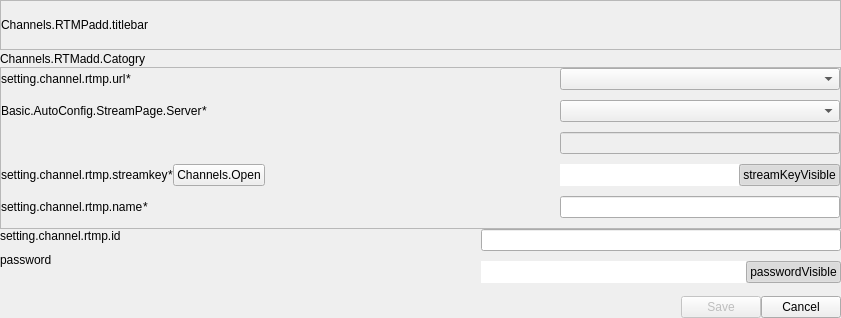
<?xml version="1.0" encoding="UTF-8"?>
<ui version="4.0">
 <class>RtmpChannelView</class>
 <widget class="QWidget" name="RtmpChannelView">
  <property name="geometry">
   <rect>
    <x>0</x>
    <y>0</y>
    <width>841</width>
    <height>318</height>
   </rect>
  </property>
  <property name="windowTitle">
   <string>Dialog</string>
  </property>
  <layout class="QVBoxLayout" name="verticalLayout">
   <property name="spacing">
    <number>0</number>
   </property>
   <property name="leftMargin">
    <number>0</number>
   </property>
   <property name="topMargin">
    <number>0</number>
   </property>
   <property name="rightMargin">
    <number>0</number>
   </property>
   <property name="bottomMargin">
    <number>0</number>
   </property>
   <item>
    <widget class="QFrame" name="MenuFrame">
     <property name="minimumSize">
      <size>
       <width>0</width>
       <height>50</height>
      </size>
     </property>
     <property name="frameShape">
      <enum>QFrame::StyledPanel</enum>
     </property>
     <property name="frameShadow">
      <enum>QFrame::Raised</enum>
     </property>
     <layout class="QHBoxLayout" name="horizontalLayout_6">
      <property name="spacing">
       <number>0</number>
      </property>
      <property name="leftMargin">
       <number>0</number>
      </property>
      <property name="topMargin">
       <number>0</number>
      </property>
      <property name="rightMargin">
       <number>0</number>
      </property>
      <property name="bottomMargin">
       <number>0</number>
      </property>
      <item>
       <widget class="QLabel" name="TitleLabel">
        <property name="text">
         <string>Channels.RTMPadd.titlebar</string>
        </property>
       </widget>
      </item>
      <item>
       <spacer name="horizontalSpacer_3">
        <property name="orientation">
         <enum>Qt::Horizontal</enum>
        </property>
        <property name="sizeHint" stdset="0">
         <size>
          <width>0</width>
          <height>20</height>
         </size>
        </property>
       </spacer>
      </item>
     </layout>
    </widget>
   </item>
   <item>
    <widget class="QFrame" name="CategoryFrame">
     <property name="sizePolicy">
      <sizepolicy hsizetype="Preferred" vsizetype="Maximum">
       <horstretch>0</horstretch>
       <verstretch>0</verstretch>
      </sizepolicy>
     </property>
     <layout class="QHBoxLayout" name="horizontalLayout_8">
      <property name="spacing">
       <number>0</number>
      </property>
      <property name="leftMargin">
       <number>0</number>
      </property>
      <property name="topMargin">
       <number>0</number>
      </property>
      <property name="rightMargin">
       <number>0</number>
      </property>
      <property name="bottomMargin">
       <number>0</number>
      </property>
      <item>
       <widget class="QLabel" name="CategoryLabel">
        <property name="sizePolicy">
         <sizepolicy hsizetype="Preferred" vsizetype="Expanding">
          <horstretch>0</horstretch>
          <verstretch>0</verstretch>
         </sizepolicy>
        </property>
        <property name="text">
         <string>Channels.RTMadd.Catogry</string>
        </property>
        <property name="alignment">
         <set>Qt::AlignLeading|Qt::AlignLeft|Qt::AlignVCenter</set>
        </property>
       </widget>
      </item>
      <item>
       <spacer name="horizontalSpacer_4">
        <property name="orientation">
         <enum>Qt::Horizontal</enum>
        </property>
        <property name="sizeHint" stdset="0">
         <size>
          <width>0</width>
          <height>17</height>
         </size>
        </property>
       </spacer>
      </item>
     </layout>
    </widget>
   </item>
   <item alignment="Qt::AlignTop">
    <widget class="QFrame" name="frame_2">
     <property name="frameShape">
      <enum>QFrame::StyledPanel</enum>
     </property>
     <property name="frameShadow">
      <enum>QFrame::Raised</enum>
     </property>
     <layout class="QGridLayout" name="gridLayout_2">
      <property name="leftMargin">
       <number>0</number>
      </property>
      <property name="topMargin">
       <number>0</number>
      </property>
      <property name="rightMargin">
       <number>0</number>
      </property>
      <property name="bottomMargin">
       <number>10</number>
      </property>
      <property name="spacing">
       <number>0</number>
      </property>
      <item row="0" column="0">
       <layout class="QGridLayout" name="gridLayout">
        <property name="topMargin">
         <number>0</number>
        </property>
        <property name="bottomMargin">
         <number>0</number>
        </property>
        <property name="horizontalSpacing">
         <number>0</number>
        </property>
        <property name="verticalSpacing">
         <number>10</number>
        </property>
        <item row="3" column="0">
         <widget class="QFrame" name="StreamKeyFrame">
          <layout class="QHBoxLayout" name="horizontalLayout_3">
           <property name="spacing">
            <number>0</number>
           </property>
           <property name="sizeConstraint">
            <enum>QLayout::SetMaximumSize</enum>
           </property>
           <property name="leftMargin">
            <number>0</number>
           </property>
           <property name="topMargin">
            <number>0</number>
           </property>
           <property name="rightMargin">
            <number>0</number>
           </property>
           <property name="bottomMargin">
            <number>0</number>
           </property>
           <item>
            <widget class="QLabel" name="StreamKeyLabel">
             <property name="sizePolicy">
              <sizepolicy hsizetype="Expanding" vsizetype="Fixed">
               <horstretch>0</horstretch>
               <verstretch>0</verstretch>
              </sizepolicy>
             </property>
             <property name="text">
              <string>setting.channel.rtmp.streamkey</string>
             </property>
             <property name="alignment">
              <set>Qt::AlignLeading|Qt::AlignLeft|Qt::AlignVCenter</set>
             </property>
            </widget>
           </item>
           <item alignment="Qt::AlignHCenter|Qt::AlignVCenter">
            <widget class="QLabel" name="MustBeLabelStreamKey">
             <property name="sizePolicy">
              <sizepolicy hsizetype="Maximum" vsizetype="Fixed">
               <horstretch>0</horstretch>
               <verstretch>0</verstretch>
              </sizepolicy>
             </property>
             <property name="text">
              <string>*</string>
             </property>
             <property name="alignment">
              <set>Qt::AlignCenter</set>
             </property>
            </widget>
           </item>
           <item>
            <widget class="QPushButton" name="OpenLink">
             <property name="sizePolicy">
              <sizepolicy hsizetype="Maximum" vsizetype="Expanding">
               <horstretch>0</horstretch>
               <verstretch>0</verstretch>
              </sizepolicy>
             </property>
             <property name="focusPolicy">
              <enum>Qt::NoFocus</enum>
             </property>
             <property name="text">
              <string>Channels.Open</string>
             </property>
             <property name="autoDefault">
              <bool>false</bool>
             </property>
            </widget>
           </item>
           <item>
            <spacer name="horizontalSpacer_5">
             <property name="orientation">
              <enum>Qt::Horizontal</enum>
             </property>
             <property name="sizeHint" stdset="0">
              <size>
               <width>0</width>
               <height>0</height>
              </size>
             </property>
            </spacer>
           </item>
          </layout>
         </widget>
        </item>
        <item row="3" column="2">
         <widget class="QFrame" name="StreamKeyComplexEditor">
          <property name="focusPolicy">
           <enum>Qt::NoFocus</enum>
          </property>
          <property name="isFocus" stdset="0">
           <bool>false</bool>
          </property>
          <layout class="QHBoxLayout" name="horizontalLayout_5">
           <property name="spacing">
            <number>0</number>
           </property>
           <property name="leftMargin">
            <number>0</number>
           </property>
           <property name="topMargin">
            <number>0</number>
           </property>
           <property name="rightMargin">
            <number>0</number>
           </property>
           <property name="bottomMargin">
            <number>0</number>
           </property>
           <item>
            <widget class="PLSLineEdit" name="StreamKeyEdit">
             <property name="sizePolicy">
              <sizepolicy hsizetype="Expanding" vsizetype="Expanding">
               <horstretch>0</horstretch>
               <verstretch>0</verstretch>
              </sizepolicy>
             </property>
             <property name="focusPolicy">
              <enum>Qt::StrongFocus</enum>
             </property>
             <property name="frame">
              <bool>false</bool>
             </property>
             <property name="echoMode">
              <enum>QLineEdit::Password</enum>
             </property>
            </widget>
           </item>
           <item>
            <widget class="QPushButton" name="StreamKeyVisible">
             <property name="sizePolicy">
              <sizepolicy hsizetype="Preferred" vsizetype="Expanding">
               <horstretch>0</horstretch>
               <verstretch>0</verstretch>
              </sizepolicy>
             </property>
             <property name="focusPolicy">
              <enum>Qt::NoFocus</enum>
             </property>
             <property name="text">
              <string>streamKeyVisible</string>
             </property>
             <property name="checkable">
              <bool>true</bool>
             </property>
             <property name="checked">
              <bool>true</bool>
             </property>
             <property name="autoDefault">
              <bool>false</bool>
             </property>
            </widget>
           </item>
          </layout>
         </widget>
        </item>
        <item row="2" column="2">
         <widget class="PLSLineEdit" name="RTMPUrlEdit">
          <property name="enabled">
           <bool>false</bool>
          </property>
          <property name="sizePolicy">
           <sizepolicy hsizetype="Expanding" vsizetype="Expanding">
            <horstretch>0</horstretch>
            <verstretch>0</verstretch>
           </sizepolicy>
          </property>
          <property name="maxLength">
           <number>1000</number>
          </property>
         </widget>
        </item>
        <item row="0" column="0">
         <widget class="QFrame" name="URLFrame">
          <layout class="QHBoxLayout" name="horizontalLayout_2">
           <property name="spacing">
            <number>0</number>
           </property>
           <property name="leftMargin">
            <number>0</number>
           </property>
           <property name="topMargin">
            <number>0</number>
           </property>
           <property name="rightMargin">
            <number>0</number>
           </property>
           <property name="bottomMargin">
            <number>0</number>
           </property>
           <item>
            <widget class="QLabel" name="PlatformLabel">
             <property name="sizePolicy">
              <sizepolicy hsizetype="Preferred" vsizetype="Expanding">
               <horstretch>0</horstretch>
               <verstretch>0</verstretch>
              </sizepolicy>
             </property>
             <property name="text">
              <string>setting.channel.rtmp.url</string>
             </property>
            </widget>
           </item>
           <item alignment="Qt::AlignHCenter|Qt::AlignVCenter">
            <widget class="QLabel" name="MustBeLabel">
             <property name="text">
              <string>*</string>
             </property>
             <property name="alignment">
              <set>Qt::AlignCenter</set>
             </property>
            </widget>
           </item>
           <item>
            <spacer name="horizontalSpacer_6">
             <property name="orientation">
              <enum>Qt::Horizontal</enum>
             </property>
             <property name="sizeHint" stdset="0">
              <size>
               <width>0</width>
               <height>20</height>
              </size>
             </property>
            </spacer>
           </item>
          </layout>
         </widget>
        </item>
        <item row="4" column="2">
         <widget class="PLSLineEdit" name="NameEdit">
          <property name="sizePolicy">
           <sizepolicy hsizetype="Expanding" vsizetype="Expanding">
            <horstretch>0</horstretch>
            <verstretch>0</verstretch>
           </sizepolicy>
          </property>
          <property name="maxLength">
           <number>20</number>
          </property>
         </widget>
        </item>
        <item row="0" column="2">
         <widget class="PLSComboBox" name="PlatformCombbox">
          <property name="sizePolicy">
           <sizepolicy hsizetype="Expanding" vsizetype="Expanding">
            <horstretch>0</horstretch>
            <verstretch>0</verstretch>
           </sizepolicy>
          </property>
          <property name="iconSize">
           <size>
            <width>32</width>
            <height>32</height>
           </size>
          </property>
         </widget>
        </item>
        <item row="2" column="0">
         <spacer name="horizontalSpacer_2">
          <property name="orientation">
           <enum>Qt::Horizontal</enum>
          </property>
          <property name="sizeHint" stdset="0">
           <size>
            <width>0</width>
            <height>20</height>
           </size>
          </property>
         </spacer>
        </item>
        <item row="0" column="1" rowspan="3">
         <spacer name="horizontalSpacer_9">
          <property name="orientation">
           <enum>Qt::Horizontal</enum>
          </property>
          <property name="sizeHint" stdset="0">
           <size>
            <width>0</width>
            <height>20</height>
           </size>
          </property>
         </spacer>
        </item>
        <item row="4" column="0">
         <widget class="QFrame" name="NameFrame">
          <layout class="QHBoxLayout" name="horizontalLayout_7">
           <property name="spacing">
            <number>0</number>
           </property>
           <property name="leftMargin">
            <number>0</number>
           </property>
           <property name="topMargin">
            <number>0</number>
           </property>
           <property name="rightMargin">
            <number>0</number>
           </property>
           <property name="bottomMargin">
            <number>0</number>
           </property>
           <item alignment="Qt::AlignLeft">
            <widget class="QLabel" name="NameLabel">
             <property name="sizePolicy">
              <sizepolicy hsizetype="Preferred" vsizetype="Expanding">
               <horstretch>0</horstretch>
               <verstretch>0</verstretch>
              </sizepolicy>
             </property>
             <property name="text">
              <string>setting.channel.rtmp.name</string>
             </property>
            </widget>
           </item>
           <item alignment="Qt::AlignHCenter|Qt::AlignVCenter">
            <widget class="QLabel" name="NameMustbeLabel">
             <property name="sizePolicy">
              <sizepolicy hsizetype="Maximum" vsizetype="Maximum">
               <horstretch>0</horstretch>
               <verstretch>0</verstretch>
              </sizepolicy>
             </property>
             <property name="text">
              <string>*</string>
             </property>
             <property name="alignment">
              <set>Qt::AlignCenter</set>
             </property>
            </widget>
           </item>
           <item>
            <spacer name="horizontalSpacer_7">
             <property name="orientation">
              <enum>Qt::Horizontal</enum>
             </property>
             <property name="sizeHint" stdset="0">
              <size>
               <width>0</width>
               <height>20</height>
              </size>
             </property>
            </spacer>
           </item>
          </layout>
         </widget>
        </item>
        <item row="1" column="0">
         <widget class="QFrame" name="ServerFrame">
          <property name="frameShape">
           <enum>QFrame::NoFrame</enum>
          </property>
          <property name="frameShadow">
           <enum>QFrame::Plain</enum>
          </property>
          <layout class="QHBoxLayout" name="horizontalLayout_10">
           <property name="spacing">
            <number>0</number>
           </property>
           <property name="leftMargin">
            <number>0</number>
           </property>
           <property name="topMargin">
            <number>0</number>
           </property>
           <property name="rightMargin">
            <number>0</number>
           </property>
           <property name="bottomMargin">
            <number>0</number>
           </property>
           <item>
            <widget class="QLabel" name="ServerLabel">
             <property name="text">
              <string>Basic.AutoConfig.StreamPage.Server</string>
             </property>
            </widget>
           </item>
           <item>
            <widget class="QLabel" name="MustbeServer">
             <property name="text">
              <string>*</string>
             </property>
            </widget>
           </item>
           <item>
            <spacer name="horizontalSpacer_10">
             <property name="orientation">
              <enum>Qt::Horizontal</enum>
             </property>
             <property name="sizeHint" stdset="0">
              <size>
               <width>0</width>
               <height>20</height>
              </size>
             </property>
            </spacer>
           </item>
          </layout>
         </widget>
        </item>
        <item row="1" column="2">
         <widget class="PLSComboBox" name="ServerComboBox"/>
        </item>
       </layout>
      </item>
     </layout>
    </widget>
   </item>
   <item alignment="Qt::AlignTop">
    <widget class="QFrame" name="EditAreaFrame">
     <property name="sizePolicy">
      <sizepolicy hsizetype="Expanding" vsizetype="Expanding">
       <horstretch>1</horstretch>
       <verstretch>1</verstretch>
      </sizepolicy>
     </property>
     <property name="layoutDirection">
      <enum>Qt::LeftToRight</enum>
     </property>
     <layout class="QHBoxLayout" name="horizontalLayout_9">
      <property name="spacing">
       <number>0</number>
      </property>
      <property name="leftMargin">
       <number>0</number>
      </property>
      <property name="topMargin">
       <number>0</number>
      </property>
      <property name="rightMargin">
       <number>0</number>
      </property>
      <property name="bottomMargin">
       <number>0</number>
      </property>
      <item>
       <widget class="QFrame" name="LeftFrame">
        <property name="sizePolicy">
         <sizepolicy hsizetype="Maximum" vsizetype="Expanding">
          <horstretch>0</horstretch>
          <verstretch>0</verstretch>
         </sizepolicy>
        </property>
        <layout class="QVBoxLayout" name="verticalLayout_2">
         <property name="spacing">
          <number>10</number>
         </property>
         <property name="leftMargin">
          <number>0</number>
         </property>
         <property name="topMargin">
          <number>0</number>
         </property>
         <property name="rightMargin">
          <number>0</number>
         </property>
         <property name="bottomMargin">
          <number>0</number>
         </property>
         <item>
          <widget class="QLabel" name="UserIDLabel">
           <property name="sizePolicy">
            <sizepolicy hsizetype="Preferred" vsizetype="Expanding">
             <horstretch>0</horstretch>
             <verstretch>0</verstretch>
            </sizepolicy>
           </property>
           <property name="text">
            <string>setting.channel.rtmp.id</string>
           </property>
          </widget>
         </item>
         <item>
          <widget class="QLabel" name="UserPasswordLabel">
           <property name="sizePolicy">
            <sizepolicy hsizetype="Preferred" vsizetype="Expanding">
             <horstretch>0</horstretch>
             <verstretch>0</verstretch>
            </sizepolicy>
           </property>
           <property name="text">
            <string>password</string>
           </property>
          </widget>
         </item>
         <item>
          <spacer name="verticalSpacer">
           <property name="orientation">
            <enum>Qt::Vertical</enum>
           </property>
           <property name="sizeHint" stdset="0">
            <size>
             <width>20</width>
             <height>40</height>
            </size>
           </property>
          </spacer>
         </item>
        </layout>
       </widget>
      </item>
      <item>
       <spacer name="horizontalSpacer_8">
        <property name="orientation">
         <enum>Qt::Horizontal</enum>
        </property>
        <property name="sizeHint" stdset="0">
         <size>
          <width>0</width>
          <height>20</height>
         </size>
        </property>
       </spacer>
      </item>
      <item>
       <widget class="QFrame" name="RightFrame">
        <property name="sizePolicy">
         <sizepolicy hsizetype="Expanding" vsizetype="Expanding">
          <horstretch>0</horstretch>
          <verstretch>0</verstretch>
         </sizepolicy>
        </property>
        <layout class="QVBoxLayout" name="verticalLayout_3" stretch="1,1,0">
         <property name="spacing">
          <number>10</number>
         </property>
         <property name="leftMargin">
          <number>0</number>
         </property>
         <property name="topMargin">
          <number>0</number>
         </property>
         <property name="rightMargin">
          <number>0</number>
         </property>
         <property name="bottomMargin">
          <number>0</number>
         </property>
         <item>
          <widget class="PLSLineEdit" name="UserIDEdit">
           <property name="sizePolicy">
            <sizepolicy hsizetype="Expanding" vsizetype="Expanding">
             <horstretch>0</horstretch>
             <verstretch>0</verstretch>
            </sizepolicy>
           </property>
           <property name="maxLength">
            <number>100</number>
           </property>
          </widget>
         </item>
         <item>
          <widget class="QFrame" name="PasswordComplexEditor">
           <property name="focusPolicy">
            <enum>Qt::NoFocus</enum>
           </property>
           <property name="isFocus" stdset="0">
            <bool>false</bool>
           </property>
           <layout class="QHBoxLayout" name="horizontalLayout_4">
            <property name="spacing">
             <number>0</number>
            </property>
            <property name="leftMargin">
             <number>0</number>
            </property>
            <property name="topMargin">
             <number>0</number>
            </property>
            <property name="rightMargin">
             <number>0</number>
            </property>
            <property name="bottomMargin">
             <number>0</number>
            </property>
            <item>
             <widget class="PLSLineEdit" name="UserPasswordEdit">
              <property name="sizePolicy">
               <sizepolicy hsizetype="Expanding" vsizetype="Expanding">
                <horstretch>0</horstretch>
                <verstretch>0</verstretch>
               </sizepolicy>
              </property>
              <property name="focusPolicy">
               <enum>Qt::StrongFocus</enum>
              </property>
              <property name="frame">
               <bool>false</bool>
              </property>
              <property name="echoMode">
               <enum>QLineEdit::Password</enum>
              </property>
             </widget>
            </item>
            <item>
             <widget class="QPushButton" name="PasswordVisible">
              <property name="sizePolicy">
               <sizepolicy hsizetype="Preferred" vsizetype="Expanding">
                <horstretch>0</horstretch>
                <verstretch>0</verstretch>
               </sizepolicy>
              </property>
              <property name="focusPolicy">
               <enum>Qt::NoFocus</enum>
              </property>
              <property name="text">
               <string>passwordVisible</string>
              </property>
              <property name="checkable">
               <bool>true</bool>
              </property>
              <property name="checked">
               <bool>true</bool>
              </property>
              <property name="autoDefault">
               <bool>false</bool>
              </property>
             </widget>
            </item>
           </layout>
          </widget>
         </item>
         <item>
          <spacer name="verticalSpacer_2">
           <property name="orientation">
            <enum>Qt::Vertical</enum>
           </property>
           <property name="sizeHint" stdset="0">
            <size>
             <width>20</width>
             <height>40</height>
            </size>
           </property>
          </spacer>
         </item>
        </layout>
       </widget>
      </item>
     </layout>
    </widget>
   </item>
   <item>
    <widget class="QFrame" name="ButtonsFrame">
     <layout class="QHBoxLayout" name="horizontalLayout">
      <property name="spacing">
       <number>0</number>
      </property>
      <property name="leftMargin">
       <number>0</number>
      </property>
      <property name="topMargin">
       <number>0</number>
      </property>
      <property name="rightMargin">
       <number>0</number>
      </property>
      <property name="bottomMargin">
       <number>0</number>
      </property>
      <item>
       <spacer name="horizontalSpacer">
        <property name="orientation">
         <enum>Qt::Horizontal</enum>
        </property>
        <property name="sizeHint" stdset="0">
         <size>
          <width>0</width>
          <height>20</height>
         </size>
        </property>
       </spacer>
      </item>
      <item>
       <widget class="QPushButton" name="SaveBtn">
        <property name="enabled">
         <bool>false</bool>
        </property>
        <property name="focusPolicy">
         <enum>Qt::NoFocus</enum>
        </property>
        <property name="text">
         <string>Save</string>
        </property>
        <property name="autoDefault">
         <bool>false</bool>
        </property>
       </widget>
      </item>
      <item>
       <widget class="QPushButton" name="CancelBtn">
        <property name="focusPolicy">
         <enum>Qt::NoFocus</enum>
        </property>
        <property name="text">
         <string>Cancel</string>
        </property>
        <property name="autoDefault">
         <bool>false</bool>
        </property>
       </widget>
      </item>
     </layout>
    </widget>
   </item>
  </layout>
 </widget>
 <customwidgets>
  <customwidget>
   <class>PLSComboBox</class>
   <extends>QComboBox</extends>
   <header location="global">PLSComboBox.h</header>
  </customwidget>
  <customwidget>
   <class>PLSLineEdit</class>
   <extends>QLineEdit</extends>
   <header>PLSEdit.h</header>
  </customwidget>
 </customwidgets>
 <tabstops>
  <tabstop>PlatformCombbox</tabstop>
  <tabstop>RTMPUrlEdit</tabstop>
  <tabstop>StreamKeyEdit</tabstop>
  <tabstop>NameEdit</tabstop>
  <tabstop>UserIDEdit</tabstop>
  <tabstop>UserPasswordEdit</tabstop>
 </tabstops>
 <resources/>
 <connections/>
</ui>
